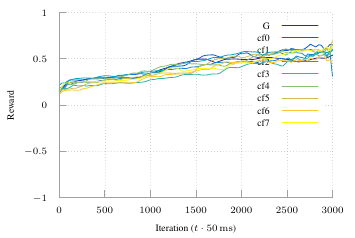

The gnuplot source for this figure:
set terminal tikz standalone color size 9cm,6cm font '\scriptsize' preamble '\usepackage{microtype} \usepackage{times} \usepackage[T1]{fontenc} \usepackage{siunitx}\sisetup{detect-all}'
set output "ftprep-combine-reward.tex"

set loadpath "."
load "parula.pal"

set style line 102 lc rgb '#a0a0a0' lt 1 lw 1
set border ls 102
set colorbox border 102
set key textcolor rgb "black"
set tics textcolor rgb "black"
set label textcolor rgb "black"

set border 3
set grid x y
set xtics nomirror
set ytics nomirror

#set key autotitle columnhead
set datafile separator ","

set xlabel "Iteration ($t \\cdot{} \\SI{50}{\\milli\\second}$)"
set ylabel "Reward"

set yrange [-1.0:1.0]
set xrange [0.0:3000.0]

plot '../results/ft-g-avg.csv' u 1:2 w lines smooth sbezier title "G", \
     '../results/ft-combine-f0-avg.csv' u 1:2 w lines smooth sbezier title "cf0", \
     '../results/ft-combine-f1-avg.csv' u 1:2 w lines smooth sbezier title "cf1", \
     '../results/ft-combine-f2-avg.csv' u 1:2 w lines smooth sbezier title "cf2", \
     '../results/ft-combine-f3-avg.csv' u 1:2 w lines smooth sbezier title "cf3", \
     '../results/ft-combine-f4-avg.csv' u 1:2 w lines smooth sbezier title "cf4", \
     '../results/ft-combine-f5-avg.csv' u 1:2 w lines smooth sbezier title "cf5", \
     '../results/ft-combine-f6-avg.csv' u 1:2 w lines smooth sbezier title "cf6", \
     '../results/ft-combine-f7-avg.csv' u 1:2 w lines smooth sbezier title "cf7"